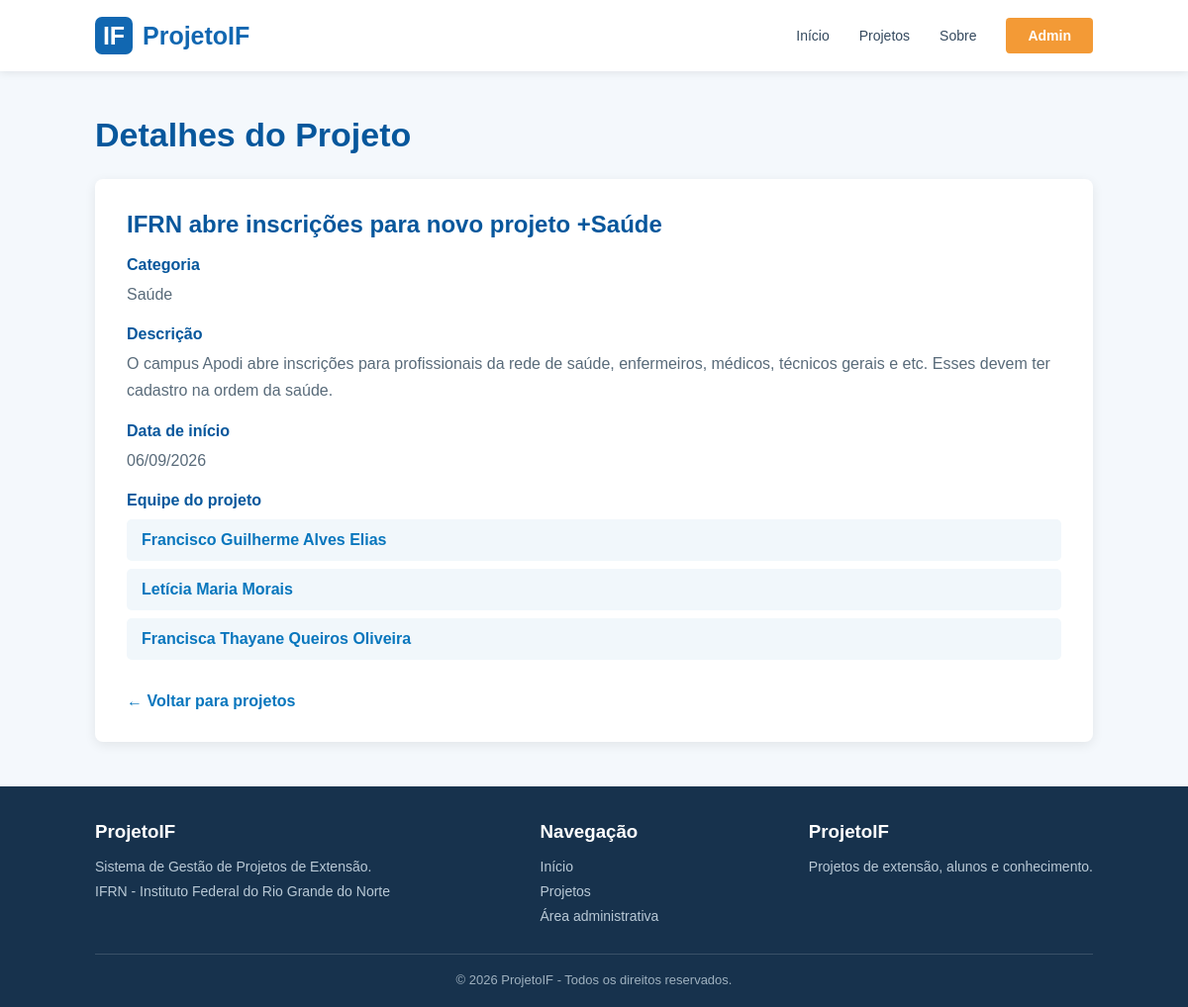
Page /detalhes_project/2/ on the committed database.
### app_IF/models.py (models this page shows, shortened)
class Projeto(models.Model):
    titulo = models.CharField(max_length=250)
    descricao = models.TextField()
    data_inicio = models.DateField()
    categoria = models.ForeignKey(
        Categoria,
        on_delete=models.CASCADE
    )
    equipe = models.ManyToManyField(
        Aluno
        )

class Categoria(models.Model):
    nome = models.CharField(max_length=200)

class Aluno(models.Model):
    nome = models.CharField(max_length=200)
    matricula = models.CharField(max_length=100)

### app_IF/views.py (the view)
# urls.py: path('detalhes_project/<int:id>/', views.detalhes_projeto, name='detalhes_projeto'),
def detalhes_projeto(request, id):
    projeto = Projeto.objects.get(id=id)
    return render(request, 'app_IF/detalhes_projeto.html', {'projeto': projeto})

### app_IF/templates/app_IF/detalhes_projeto.html (shortened to what this page needs)
{% extends 'base.html' %}
{% block content %}
<section class="container">
    <h1 class="page-title">
        Detalhes do Projeto
    </h1>
    <div class="detail-box">
        <h2>
            {{ projeto.titulo }}
        </h2>
        <p class="detail-label">
            Categoria
        </p>
        <p class="detail-text">
            {{ projeto.categoria.nome }}
        </p>
        <p class="detail-label">
            Descrição
        </p>
        <p class="detail-text">
            {{ projeto.descricao }}
        </p>
        <p class="detail-label">
            Data de início
        </p>
        <p class="detail-text">
            {{ projeto.data_inicio|date:"d/m/Y" }}
        </p>
        <p class="detail-label">
            Equipe do projeto
        </p>
        <ul class="student-list">
            {% for aluno in projeto.equipe.all %}
            <li>
                <a href="{% url 'detalhes_aluno' aluno.id %}">
                    {{ aluno.nome }}
                </a>
            </li>
            {% empty %}
            <li>
                Nenhum aluno cadastrado na equipe.
            </li>
            {% endfor %}
        </ul>
        <a href="{% url 'listagem_projetos' %}"
           class="back-link">
            ← Voltar para projetos
        </a>
    </div>
</section>
{% endblock %}

### static/css/styles.css (style rules this page uses)
* { margin: 0; padding: 0; box-sizing: border-box; }
body { font-family: Arial, Helvetica, sans-serif; background-color: #f4f8fc; color: #17324d; min-height: 100vh; display: flex; flex-direction: column; }
a { text-decoration: none; }
.container { width: 84%; max-width: 1100px; margin: 45px auto; }
.page-title { color: #07579c; font-size: 34px; margin-bottom: 10px; }
.detail-box { background-color: white; padding: 32px; border-radius: 8px; box-shadow: 0 3px 12px rgba(0, 0, 0, 0.08); margin-top: 25px; }
.detail-box h2 { color: #07579c; margin-bottom: 15px; }
.detail-label { color: #07579c; font-weight: bold; margin-top: 18px; margin-bottom: 7px; }
.detail-text { color: #596b7a; line-height: 1.7; }
.student-list { list-style: none; margin-top: 10px; }
.student-list li { background-color: #f1f7fb; margin-bottom: 8px; padding: 12px 15px; border-radius: 5px; }
.student-list a { color: #0876bd; font-weight: bold; }
.back-link { display: inline-block; margin-top: 25px; color: #0876bd; font-weight: bold; }

### rows in the picture
Projeto: titulo "IFRN abre inscrições para novo projeto +Saúde", categoria.nome "Saúde", descricao "O campus Apodi abre inscrições para profissionais da rede de saúde, enfermeiros, médicos, técnicos gerais e etc. Esses devem ter cadastro na ordem da saúde.", data_inicio "06/09/2026"
Aluno: nome "Francisco Guilherme Alves Elias"
Aluno: nome "Letícia Maria Morais"
Aluno: nome "Francisca Thayane Queiros Oliveira"
